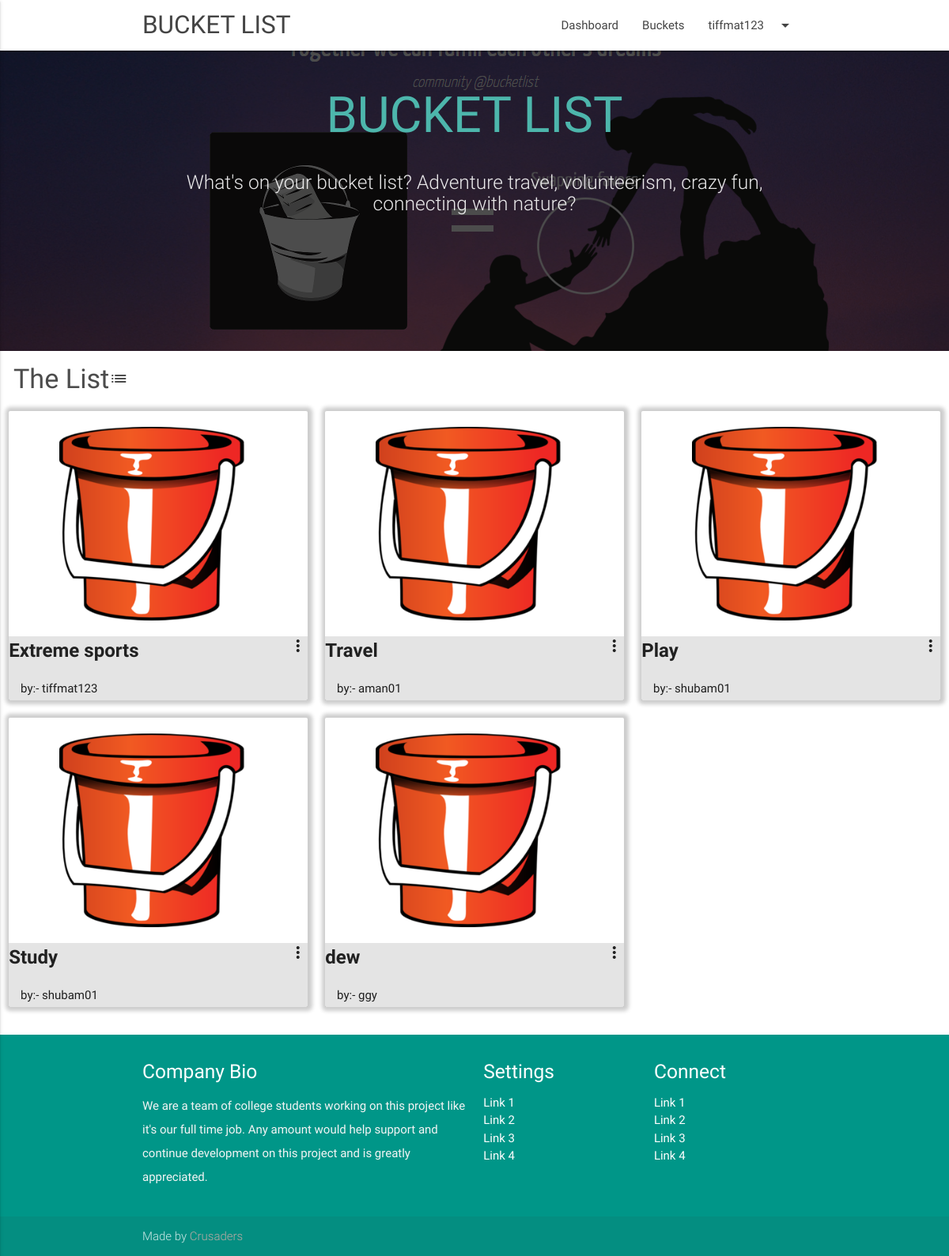
Screenshot of /allbuckets.php (signed in) with the database file from the repository.
### tables this page shows
CREATE TABLE `bucket` (
  `user_id` int(11) NOT NULL,
  `bucket_id` int(11) NOT NULL,
  `title` varchar(200) NOT NULL,
  `description` varchar(300) NOT NULL,
  `timestmp` timestamp NOT NULL DEFAULT CURRENT_TIMESTAMP ON UPDATE CURRENT_TIMESTAMP,
  `secur` int(11) NOT NULL DEFAULT '0'
);

CREATE TABLE `users` (
  `id` int(11) NOT NULL,
  `fname` varchar(20) NOT NULL,
  `lname` varchar(20) NOT NULL,
  `username` varchar(20) NOT NULL,
  `password` varchar(200) NOT NULL,
  `email` varchar(100) NOT NULL,
  `stamp` timestamp NOT NULL DEFAULT CURRENT_TIMESTAMP
);

### class/db.php (called while the page is built, shortened)
<?php
	class Database
	{
		public $host;
		public $user;
		public $password;
		public $database;
		public $connection;
		function __construct()
		{
			$this->host="localhost";
			$this->user="root";
			$this->password="1q2w3e";
			$this->database="iet_bucket";
		}
		function connect()
		{
			$this->connection=mysqli_connect($this->host,$this->user,$this->password,$this->database) or die("Server problem" . mysqli_error($this->connection));
		}
		function makeQuery($insertQuery)
		{
			return mysqli_query($this->connection,$insertQuery);
		}
	}
?>

### process/function.php (called while the page is built, shortened)
<?php
	require_once "class/db.php";
function unmfrmuid($user_id)
{
	$db=new Database;
	$db->connect();
	$query = "SELECT username FROM users WHERE id=$user_id";
	$result = $db->makequery($query);
	$row = mysqli_fetch_assoc($result);
	return $row['username'];
}
?>

### allbuckets.php (the view, shortened to what this page needs)
<!DOCTYPE html>
<?php require_once "class/db.php"; ?>
<html lang="en">
<head>
  <link href="assets/css/materialize.css" type="text/css" rel="stylesheet" media="screen,projection"/>
  <link href="assets/css/style.css" type="text/css" rel="stylesheet" media="screen,projection"/>
  <link href="assets/css/custom.css" type="text/css" rel="stylesheet" media="screen,projection"/>
</head>
<body>
<?php require_once "components/nav.php"; ?>
  <div id="index-banner" class="parallax-container" >
    <div class="section no-pad-bot">
      <div class="container">
        <br><br>
        <h1 class="header center teal-text text-lighten-2">BUCKET LIST</h1>
        <div class="row center">
          <h5 class="header col s12 light">What's on your bucket list? Adventure travel, volunteerism, crazy fun, connecting with nature?</h5>
        </div>
      </div>
    </div>
    <div class="parallax"><img src="assets/img/bucketlist.png" alt="Unsplashed background img 1"></div>
  </div>
<h4 style="color: rgba(0,0,0,0.7);">&nbsp;&nbsp;The List<i class="material-icons">list</i> </h4>
   <div class="row">
      	<?php
      		$db = new Database;
      		$db->connect();
      		$query = "SELECT * FROM bucket WHERE secur=0 ORDER BY timestmp DESC";
      		$result = $db->makequery($query);
      		while($row = mysqli_fetch_assoc($result))
      		{
      			?>
        <div class="grid-example col s12 m6 l4">
		  <div class="card">
		    <div class="card-image waves-effect waves-block waves-light">
		      <img class="activator center-align bkimg" src="assets/img/bucket.jpg">
		    </div>
		    <div class="card-content-das">
		      <span class="card-title activator grey-text text-darken-4 center-align"><b><?php echo $row['title'] ?></b><i class="material-icons right">more_vert</i></span>
<?php
          require_once "process/function.php";
          $usrid = $row['user_id'];
          $usrname = unmfrmuid($usrid)
?>
		      <p>
          &nbsp;&nbsp;&nbsp;&nbsp;by:- <?php echo $usrname."<br>"; ?>
		    </div>
		  </div>
		</div>
      			<?php
      		}
      	?>
    </div>
  <?php require_once "components/footer.php"; ?>
  </body>
</html>

### assets/css/style.css (style rules this page uses)
p { line-height: 2rem; }
.parallax-container { min-height: 380px; line-height: 0; height: auto; color: rgba(255,255,255,.9); }
.parallax-container .section { width: 100%; }

### assets/css/custom.css (style rules this page uses)
.parallax-container { background: rgba(0,0,0,0.7); }
.bkimg { max-width:250px; max-height:300px; margin-left: auto; margin-right: auto; padding-top: 20px; padding-bottom: 20px; }
.card-content-das { background:rgba(76, 76, 76, 0.15) }
.card { box-shadow: 1px 0px 5px 5px rgba(0,0,0,0.2); }
.parallax>img { min-width: 100%; }

### rows the page displays
bucket: title "Extreme sports", user.username "tiffmat123"
bucket: title "Travel", user.username "aman01"
bucket: title "Play", user.username "shubam01"
bucket: title "Study", user.username "shubam01"
bucket: title "dew", user.username "ggy"

### other values shown
$_SESSION['username'] "tiffmat123"
